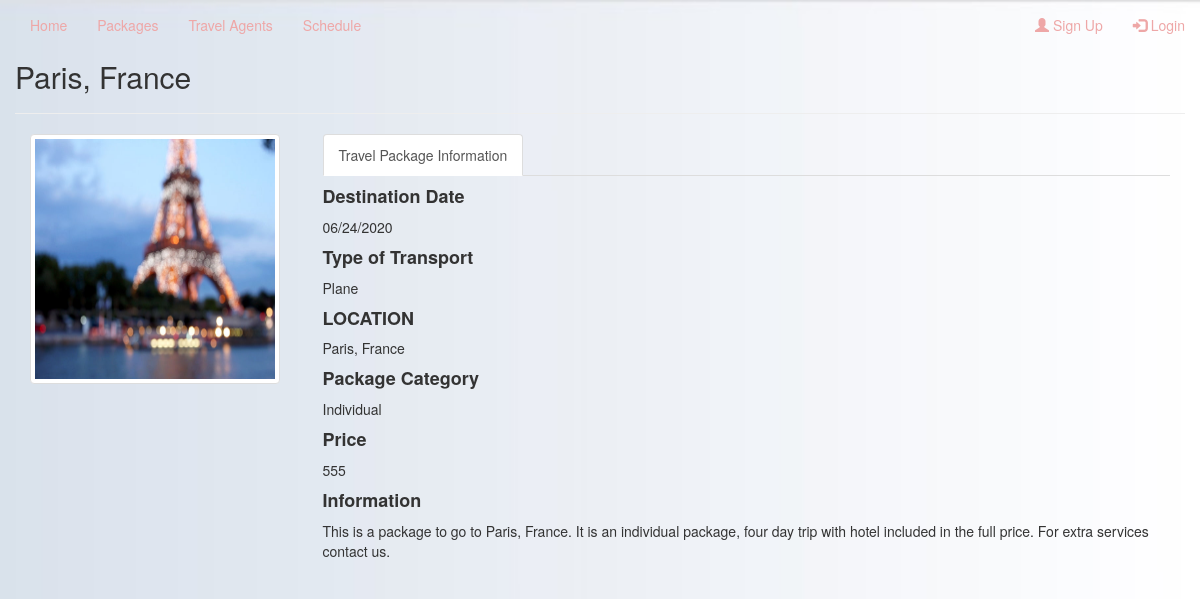
The page /packageprofile.php?packageid=37 on the database its author committed.
### tables this page shows
CREATE TABLE `package` (
  `packageid` int(11) NOT NULL,
  `location` varchar(100) NOT NULL,
  `packagetype` varchar(20) NOT NULL,
  `destinationdate` varchar(100) NOT NULL,
  `arrivaldate` varchar(100) NOT NULL,
  `transport` varchar(100) NOT NULL,
  `price` int(100) NOT NULL,
  `moreinfo` varchar(255) NOT NULL,
  `packagephoto` varchar(255) NOT NULL,
  `availability` int(15) NOT NULL
);

### packageprofile.php (the view, shortened to what this page needs)
<?php
    $connection= mysqli_connect("localhost","root","","brontetravelagency");
    $packageid= $_GET['packageid'];
    $sql= "SELECT * FROM `package` WHERE packageid='$packageid' or location='$packageid'";
    $res= mysqli_query($connection,$sql);
    $row= mysqli_fetch_assoc($res);
?>
<!DOCTYPE html>
<html lang="en">
<head>
    <link rel="stylesheet" href="https://maxcdn.bootstrapcdn.com/bootstrap/3.3.7/css/bootstrap.min.css">
    <link rel="stylesheet" href="style.css">
</head>
<body>
   <?php  include 'navbar.php';?>
        <div class="container">
          <div class="row">
          <div class="fb-profile-text" id="h1" >
                            <h2><?php echo $row['location']; ?></h2>
            </div>
            <hr>
           <div class="col-sm-3">
                   <div class="fb-profile">
                        <img height="250" width="250" align="left" class="fb-image-profile thumbnail userpic" src="travel package/<?php echo $row['packagephoto'] ?>" alt="dp"/>
                    </div>
           </div>
           <div class="col-sm-9">
               <div data-spy="scroll" class="tabbable-panel">
                <div class="tabbable-line">
                  <ul class="nav nav-tabs ">
                    <li class="active">
                      <a href="#tab_default_1" data-toggle="tab">
                      Travel Package Information </a>
                    </li>
                  </ul>
                  <div class="tab-content">
                    <div class="tab-pane active" id="tab_default_1">
                     <h4><strong>Destination Date</strong></h4>
                      <p><?php echo $row['destinationdate']; ?></p>
                      <h4><strong>Type of Transport</strong></h4>
                      <p><?php echo $row['transport']; ?></p>
                      <h4><strong>LOCATION</strong></h4>
                      <p>
                        <?php echo $row['location']; ?>
                      </p>
                      <h4><strong>Package Category</strong></h4>
                      <p><?php echo $row['packagetype']; ?></p>
                      <h4><strong>Price</strong></h4>
                      <p><?php echo $row['price']; ?></p>
                      <h4><strong>Information</strong></h4>
                      <p><?php echo $row['moreinfo']; ?></p>
                    </div>
                  </div>
                </div>
              </div>
           </div>
          </div>
        </div>
        <div class="container">
          <div class="col-sm-12">
          </div>
    </div>
</body>
</html>

### packageprofile.php (style rules this page uses)
body { background-image: url('blur.jpg'); background-repeat: no-repeat; background-attachment: fixed; background-size: 100% 100%; }

### rows shown on the page
package: location "Paris, France", packagephoto (picture), destinationdate "06/24/2020", transport "Plane", packagetype "Individual", price "555", moreinfo "This is a package to go to Paris, France. It is an individual package, four day trip with hotel included in the full price. For extra services contact us."
